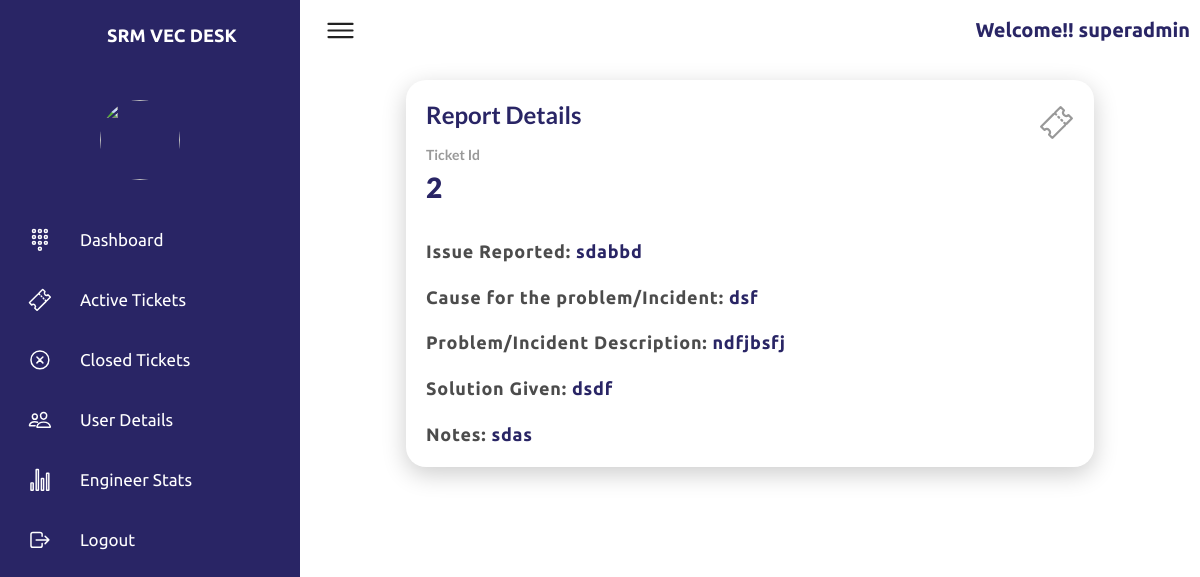
Page /adminreport/2/ (signed in) on the committed database.
### tickets/models.py (models this page shows, shortened)
class User(AbstractUser):
    userId = models.CharField(max_length=300)
    email = models.EmailField(max_length=5000, unique=True)
    mobNo = models.CharField(max_length=13)
    address = models.TextField(max_length=2000)
    designation = models.CharField(max_length=200)
    date_joined = models.DateTimeField(auto_now_add=True)
    last_login = models.DateTimeField(null=True)
    is_superadmin=models.BooleanField('is superadmin', default=False)
    is_admin=models.BooleanField('is admin', default=False)
    is_engineer=models.BooleanField('is engineer', default=False)
    is_employee=models.BooleanField('is employee', default=False)

class Tickets(models.Model):
    Id=models.IntegerField(primary_key=True)
    username=models.CharField(max_length=100, blank=True, null=True)
    category=models.CharField(max_length=100, blank=True, null=True)
    location=models.CharField(max_length=100, blank=True, null=True)
    subfactory=models.CharField(max_length=100, blank=True, null=True)
    item=models.CharField(max_length=100, blank=True, null=True)
    queries=models.CharField(max_length=1000, blank=True, null=True)
    Description=models.TextField(max_length=1000, blank=True, null=True)
    mobileNo=models.CharField(max_length=13, blank=True, null=True)
    mail=models.CharField(max_length=1000, blank=True, null=True)
    engmobileNo=models.CharField(max_length=13, blank=True, null=True)
    engmail=models.CharField(max_length=1000, blank=True, null=True)
    priority=models.CharField(max_length=50, blank=True, null=True)
    status=models.CharField(max_length=50,blank=True, null=True)
    assigned=models.CharField(max_length=100,blank=True, null=True)
    assigned_date = models.DateField(blank=True, null=True)
    due_date=models.DateField(blank=True, null=True)
    uploadFile=models.FileField(blank=True, null=True)
    admindesc=models.CharField(max_length=10000,blank=True, null=True)
    issueReport=models.CharField(max_length=10000,blank=True, null=True)
    problemDesc=models.CharField(max_length=10000,blank=True, null=True)
    causeProb=models.CharField(max_length=10000,blank=True, null=True)
    solGiven=models.CharField(max_length=10000,blank=True, null=True)
    notes=models.CharField(max_length=10000,blank=True, null=True)

### tickets/views.py (the view)
# urls.py: path('adminreport/<int:Id>/', views.adminreport, name='adminreport'),
@login_required(login_url='login')
def adminreport(request,Id):
    eng=User.objects.all()
    item=Tickets.objects.get(Id=Id)
    item_list=Tickets.objects.all()
    context={
        'item':item,
        'item_list':item_list,
        'eng':eng
    }
    return render(request, 'admin/adminreport.html', context)

### templates/admin/adminreport.html (shortened to what this page needs)
{% load static %}
<!DOCTYPE html>
<html lang="en">
<head>
    <link rel="stylesheet" href="https://cdn.jsdelivr.net/npm/bootstrap@4.0.0/dist/css/bootstrap.min.css">
    <link rel="stylesheet" href="{% static 'css/employee-ticket-details.css' %}">
     <link rel="stylesheet" href="https://cdnjs.cloudflare.com/ajax/libs/font-awesome/4.7.0/css/font-awesome.min.css">
     <link rel="stylesheet" type='text/css' href="https://cdnjs.cloudflare.com/ajax/libs/semantic-ui/2.2.14/semantic.min.css">
     <link href="https://unpkg.com/aos@2.3.1/dist/aos.css" rel="stylesheet">
     <link rel="stylesheet" href="https://cdnjs.cloudflare.com/ajax/libs/Chart.js/2.8.0/Chart.min.css" />
</head>
<body>
<div class="desk-container">
    <div class="desk-navigation">
        <div class="logo-section">
            <span class="logo-icon">
            </span>
            <span class="logo-title">SRM VEC DESK</span>
        </div>
        <ul>
            <a data-toggle="modal" data-target="#userModal"><li>
                <div class="user">
                    <img src="{% static 'imgs/customer01.jpg' %}" alt="">
                </div>
            </li>
            </a>
            <li>
                <a href="{% url 'admin' %}" >
                    <span class="icon">
                        <ion-icon name="keypad-outline"></ion-icon>
                    </span>
                    <span class="title">Dashboard</span>
                </a>
            </li>
            <li>
                <a href="{% url 'admintable' %}">
                    <span class="icon">
                        <ion-icon name="ticket-outline"></ion-icon>
                    </span>
                    <span class="title">Active Tickets</span>
                </a>
            </li>
            <li>
                <a href="{% url 'adminclosed' %}">
                    <span class="icon">
                        <ion-icon name="close-circle-outline"></ion-icon>
                    </span>
                    <span class="title">Closed Tickets</span>
                </a>
            </li>
            <li>
                <a href="{% url 'user_detail' %}">
                    <span class="icon">
                        <ion-icon name="people-outline"></ion-icon>
                    </span>
                    <span class="title">User Details</span>
                </a>
            </li>
            <li>
                <a href="{% url 'stats' %}">
                    <span class="icon">
                        <ion-icon name="stats-chart-outline"></ion-icon>
                    </span>
                    <span class="title">Engineer Stats</span>
                </a>
            </li>
            <li>
              <a href="#" data-toggle="modal" data-target="#logoutModal">
                  <span class="icon">
                      <ion-icon name="log-out-outline"></ion-icon>
                  </span>
                  <span class="title">Logout</span>
              </a>
          </li>
        </ul>
    </div>
    <div class="main">
        <div class="topbar">
            <div class="toggle">
                <ion-icon name="menu-outline"></ion-icon>
            </div>
            <div class="userName">
                <p>Welcome!! {{ user.username }}</p>
            </div>
        </div>
    <div class="details" data-aos="zoom-in">
        <div class="ticketstatus" style="width: 80%;margin-left: 10%;margin-right: 10%;">
            <div class="cardHeader">
                <h2><a href="{% url 'admintable' %}"><img src="{% static 'img/animation_300_l52rndz5.gif' %}" alt="" width="8%" style="transform: rotate(90deg);margin: 0;"></a>Report Details</h2>
                <ion-icon name="ticket-outline"></ion-icon>
            </div>
            <h2 class="cardName-details">Ticket Id</h2>
            <h2 class="numbers-details">{{ item.Id }}</h2>
            <div class="row">
                <div class="col ticketDetails">
                    <p> Issue Reported:  <span>{{ item.issueReport }}</span></p>
                    <p> Cause for the problem/Incident: <span>{{ item.causeProb }}</span> </p>
                    <p> Problem/Incident Description: <span>{{ item.problemDesc }}</span> </p>
                    <p> Solution Given: <span>{{ item.solGiven }}</span> </p>
                    <p> Notes: <span>{{ item.notes }}</span> </p>
                </div>
            </div>
        </div>
    </div>
</div>
</div>
</body>
</html>

### static/css/employee-ticket-details.css (style rules this page uses)
* { font-family: "Ubuntu", sans-serif; margin: 0; padding: 0; box-sizing: border-box; }
:root { --blue: #292565; --blue1:#149ddd; --white: #fff; --gray: #f5f5f5; --black1: #222; --black2: #999; }
body { min-height: 100vh; overflow-x: hidden; }
.desk-container { position: relative; width: 100%; }
.desk-navigation { position: fixed; width: 300px; height: 100%; background: var(--blue); border-left: 10px solid var(--blue); transition: 0.5s; overflow: hidden; }
.desk-navigation ul { position: absolute; top: 0; left: 0; width: 100%; }
.desk-navigation ul li { position: relative; width: 100%; list-style: none; border-top-left-radius: 30px; border-bottom-left-radius: 30px; }
.desk-navigation ul li:nth-child(1) { margin-top: 100px; margin-bottom: 30px; pointer-events: none; }
.desk-navigation ul li a,button { position: relative; display: block; width: 100%; display: flex; text-decoration: none; color: var(--white); }
.desk-navigation ul li a .icon { position: relative; display: block; min-width: 60px; height: 60px; line-height: 75px; text-align: center; }
.desk-navigation ul li a .icon ion-icon { font-size: 1.70rem; }
.desk-navigation ul li a .title { position: relative; display: block; padding: 0 10px; height: 60px; line-height: 60px; text-align: start; float: left; white-space: nowrap; font-size: 17px; margin-left: 0; }
.logo-section { display: grid; justify-content: left; grid-template-columns: 30% 70%; }
.logo-section .logo-title { margin-top: 25px; color: white; font-size: 18px; font-weight: 700; margin-left: 10px; }
.main { position: absolute; width: calc(100% - 300px); left: 300px; min-height: 100vh; background: var(--white); transition: 0.5s; }
.main .topbar { width: 100%; height: 60px; display: flex; justify-content: space-between; align-items: center; padding: 0 10px; }
.toggle { position: relative; width: 60px; height: 60px; display: flex; justify-content: center; align-items: center; font-size: 2.5rem; cursor: pointer; }
.user { position: relative; width: 80px; height: 80px; border-radius: 50%; overflow: hidden; cursor: pointer; margin-top: 90px; margin-left: 90px; }
.userName { color: var(--blue); font-size: 20px; font-weight: 900; }
.user img { display: block; position: absolute; top: 0; left: 0; width: 100%; height: 100%; }
.details { position: relative; width: 100%; padding: 20px; display: grid; grid-template-columns: 100%; grid-gap: 30px; }
.details .ticketstatus { position: relative; height: 100%; background: var(--white); padding: 20px; box-shadow: 0 7px 25px rgba(0, 0, 0, 0.2); border-radius: 20px; transition: .5s ease; }
.details .cardHeader { display: flex; justify-content: space-between; align-items: flex-start; }
.details .cardHeader ion-icon { font-size: 2.5rem; margin-top: 5px; color: var(--black2); }
.cardHeader h2 { font-weight: 600; color: var(--blue); }
.details .cardName-details { font-size: 1rem; color: var(--black2); margin: 0; }
.details .numbers-details { font-size: 2rem; color: var(--blue); position: relative; font-weight: 800; margin-top: 5px; }
.details p { display: block!important; font-size: 18px!important; color: rgba(0, 0, 0, 0.7); margin-top: 20px!important; font-weight: 550!important; letter-spacing: .2mm; }
.details p span { color:var(--blue); }

### rows in the picture
User: username "superadmin"
Tickets: Id "2", issueReport "sdabbd", causeProb "dsf", problemDesc "ndfjbsfj", solGiven "dsdf", notes "sdas"
